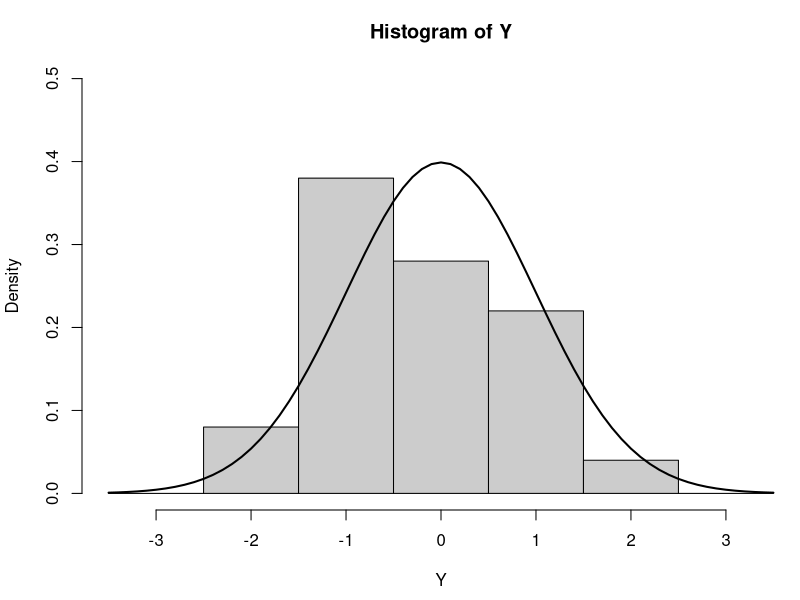
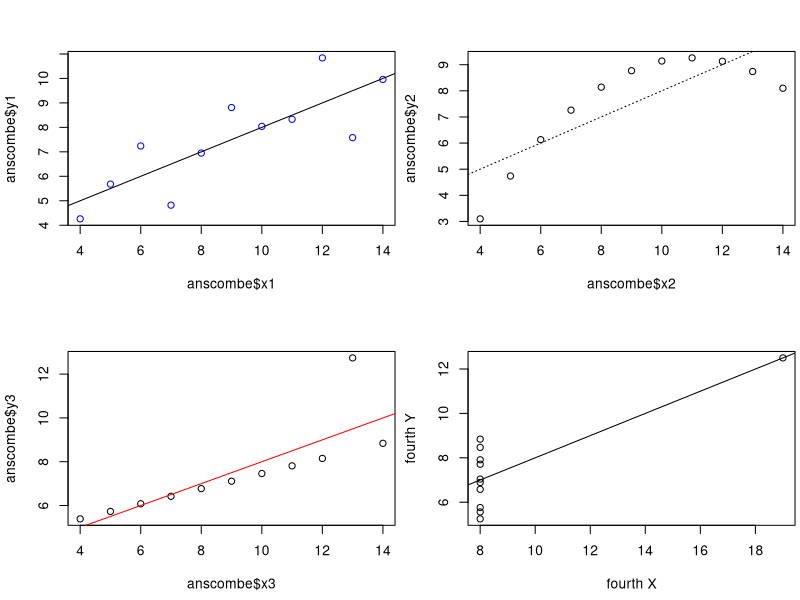
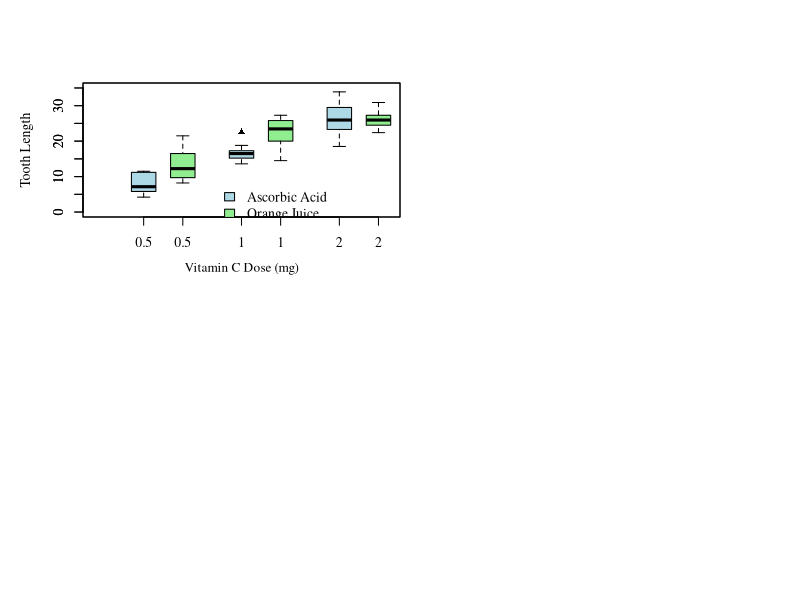
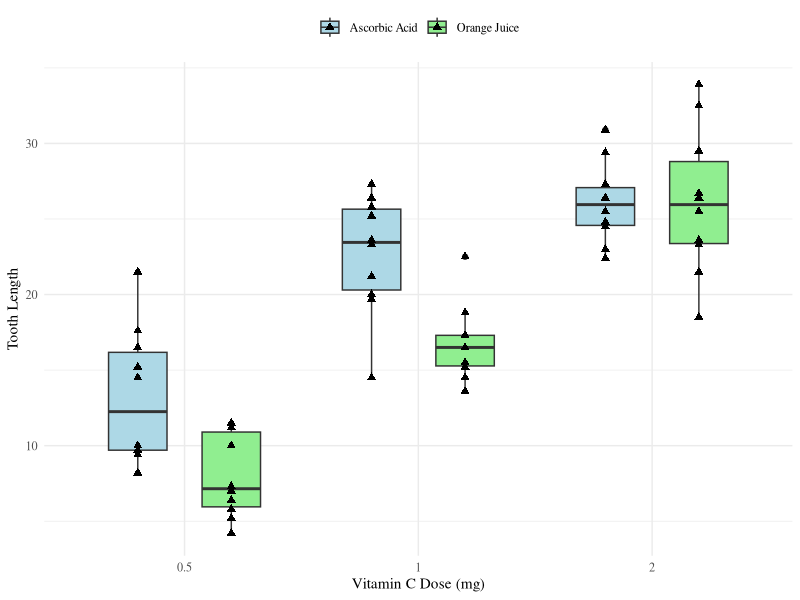

These charts were generated, in order, by the following R code:
## ---- chunk 1
# Random data
Y <- rnorm(50)
# Make sure no Y exceed [-3.5, 3.5]
Y[Y < -3.5 | Y > 3.5] <- NA # Selection/set range
x <- seq(-3.5, 3.5, .1)
dn <- dnorm(x)
par(mar=c(4.5, 4.1, 3.1, 0))
hist(Y, breaks=seq(-3.5, 3.5), ylim=c(0, 0.5), col="gray80", freq=FALSE)
lines(x, dnorm(x), lwd=2)
par(mar=c(5.1, 4.1, 4.1, 2.1))

## ---- chunk 2
# Create four model objects
data(anscombe)  # Load Anscombe's data
lm1 <- lm(y1 ~ x1, data=anscombe)
summary(lm1)
lm2 <- lm(y2 ~ x2, data=anscombe)
summary(lm2)
lm3 <- lm(y3 ~ x3, data=anscombe)
summary(lm3)
lm4 <- lm(y4 ~ x4, data=anscombe)
summary(lm4)


## ---- chunk 3
par(mfrow=c(2, 2),mar=c(4.5, 4.1, 3.1, 0.3))
plot(anscombe$x1,anscombe$y1,col="blue")
abline(coefficients(lm1))
plot(anscombe$x2,anscombe$y2)
abline(coefficients(lm2),lty=3)
plot(anscombe$x3,anscombe$y3)
abline(coefficients(lm3),col="red")
plot(anscombe$x4,anscombe$y4,xlab="fourth X",ylab="fourth Y")
abline(coefficients(lm4))

## ---- chunk 4

# Custom boxplot with fine-tuned aesthetics

# Set graphical parameters for font and layout
par(family = "serif", mar=c(5, 5, 5, 0))

# Define custom colors
colors_vc <- "lightblue"  # Vitamin C - Ascorbic Acid
colors_oj <- "lightgreen" # Orange Juice

# Create boxplot for 'VC' (Vitamin C Ascorbic Acid group)
boxplot(len ~ dose, data = ToothGrowth,
        boxwex = 0.25, at = 1:3 - 0.2,
        subset= supp == "VC", col=colors_vc, # Use custom color
        xlab="",
        ylab="Tooth Length", ylim=c(0,35),
        pch=17) # Custom plotting character (triangle)

# Add x-axis label
mtext("Vitamin C Dose (mg)", side=1, line=2.5, cex=0.8)

# Overlay boxplot for 'OJ' (Orange Juice group)
boxplot(len ~ dose, data = ToothGrowth, add = TRUE,
        boxwex = 0.25, at = 1:3 + 0.2,
        subset= supp == "OJ", col=colors_oj, # Use custom color
        pch=19) # Custom plotting character (circle)

# Add a legend with the custom colors
legend(1.5, 9, c("Ascorbic Acid", "Orange Juice"), 
       fill = c(colors_vc, colors_oj), 
       bty="n")

# Reset graphical parameters
par(mar=c(5.1, 4.1, 4.1, 2.1))


## ---- chunk 5
# Load the necessary package
library(tidyverse)

# Custom colors for the boxplot
custom_colors <- c("lightblue", "lightgreen")

# Create the customized boxplot
ggplot(ToothGrowth, aes(x = factor(dose), y = len, fill = supp)) +
  
  # Boxplot with custom fill colors and adjusted dodge width
  geom_boxplot(position = position_dodge(0.8), width = 0.5) +
  
  # Add jittered points with custom shape
  geom_jitter(position = position_dodge(0.8), shape = 17, size = 2, color = "black") +
  
  # Set axis labels
  labs(x = "Vitamin C Dose (mg)", y = "Tooth Length") +
  
  # Custom fill colors for the two groups
  scale_fill_manual(values = custom_colors, labels = c("Ascorbic Acid", "Orange Juice")) +
  
  # Add a theme with a serif font
  theme_minimal(base_family = "serif") +
  
  # Adjust the legend
  theme(legend.title = element_blank(),
        legend.position = "top")

